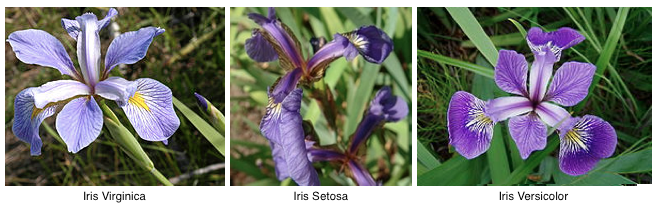
#> input picture lab_basic/1_py_and_ML_PCA_basic/irisImage.png, 658 x 209 px, found by its file name
$ jupyter execute --allow-errors 1_py_and_ML_PCA_basic.ipynb   (shell and % lines are left out)
#> lines starting #> are read from the running program, lines starting #| are printed output that depends on the picture
# HaMLeT

# Session 1: Basics

## Goals of this session

After this session, you will have an understanding of:
-  basic python programming
-  python datastructures
-  some important python packages: `NumPy`, `matplotlib.pyplot`, `scikit-learn`
-  working with images
-  some common terms used in ML
-  the Iris dataset
-  PCA

### Structure of the Notebook:
You need to perform the tasks and answer the questions in the notebook.
For most of the tasks you will find either examples or hints to help you.
For this notebook the hints are mostly in the form of commands that you will be required to use.
Feel free to search the internet and find out how to use the required command, eg. which inputs need to provided and how many outputs are to be expected, etc.

Let's start with some basic python programming.
Have fun!

Python requires you to `import` the package you want to work on. Let's `import` an important package that motivates us to learn python!

[cell 1]
# importing necessary packages
import antigravity

## 1. Basic `NumPy` operations

[cell 2]
# importing necessary packages
import numpy as np

**Task:** Create a 1D array with 10 elements
Hint: you may use any of `NumPy` built-in array generators, eg. `np.zeros`, `np.ones`, `np.arange`, `np.random`, etc.

[cell 3]
# Your code here:
arr1d = np.arange(10)
arr1d.shape

**Task:** Reshape the above array (`np.reshape`)

[cell 4]
# Your code here:
a = np.reshape(arr1d, (2,5))
a

**Task:** Create another 1D array and combine it with the previous array (a) vertically (b) horizontally
(eg. using `np.concatenate`, `np.vstack`, etc.)

[cell 5]
# Your code here:
b = np.ones((1,5), dtype = int)

# a)
#numpy.concatenate((a1, a2, ...), axis=0, out=None)
arr1d_vcom1 = np.concatenate((a, b))
print("concatenate: ",arr1d_vcom1)

#numpy.vstack(tup)
arr1d_vcom2 = np.vstack((a, b))
print("vstack: ",arr1d_vcom2)

# b)
#numpy.hstack(tup)
arr1d_hcom2 = np.hstack((b, b))
print("hstack: ",arr1d_hcom2)

**Task:** Get positions where first and second array have the same elements (eg. `np.where`)

[cell 6]
# Your code here:
w1 = np.arange(0, 10)
w2 = np.ones(10).astype(int)
w2[-1] = 9
print(" w1:",w1,'\n', "w2:",w2)
pos = np.where(w1 == w2)
pos

**Task:** Extract the following from the matrix you created by horizontal concatenation:
 (a) the first element of the matrix, (b) the first row, (c) the first column,
 (d) any subset of your choice, eg.the four center elements.

#### This is called 'Slicing'

[cell 7]
# Your code here:
print("original array:\n",arr1d_vcom2)
# a)
s_a = arr1d_vcom2[0, 0]
# b)
s_b = arr1d_vcom2[:, 0]
# c)
s_c = arr1d_vcom2[0, :]
# d)
s_d = arr1d_vcom2[1, 0:3]

print("\n[0, 0]: ", s_a)
print("[:, 0]: ", s_b)
print("[0, :]: ", s_c)
print("[1, 0:3]: ", s_d)

## 2. Python data types
- numbers (eg. int, float32)
- booleans (True, False)
- 'null' type (None)
- strings (eg. 'hello', 'world')
- lists (eg. [8, 'hello', 5>7])
- tuples (eg. (8,'hello',5>7))

Hopefully you are already familiar with the common datatypes. We are going to discuss the last two:

### List
Python lists allow you to store a sequence of different objects, as in the above example, [int, string, bool].

Note: Lists are created using sqaure brackets [ ] and comma separated values

**Tasks on List**
1. Create a list containing a string, a bool, and an int
2. Change any one object of your choice from the list
3. Add new objects to the end of the existing list using (a) `append` (b) `extend`.

[cell 8]
# Your code here:
#1
list1 = ['string1', True, 1]
#2
list1[1] = False
#3
list1.append(2)
list1.extend([3])
list1

**Question:** What is the difference between `append` and `extend`?

Answer:

append: Append object to the end of the list.

extend: Extend list by appending elements from the a list (iterable).

**Tasks on List (cont.)**
5. Try out the examples using the functions: `pop`, `remove`, and `del`

[cell 9]
myList = [0,5,3,4,3]
print("pop output: ",myList.pop(3))
print("new list after pop: ",myList)

myList = [0,5,3,4,3]
print("remove output: ",myList.remove(3))
print("new list after remove: ",myList)

myList = [0,5,3,4,3]
print("del output: ")
del myList[3]
print("new list after del: ",myList)

**Question:** What is the difference among functions from task 5?

Answer: pop and del delete with index, while remove handles directly the value of the object. The difference between del and pop is pop returns the deleted value and del returns nothing.

### Tuple
Similar to list, tuples can also store a sequence of arbitrary objects. They are constructed using parentheses.

Important: List can be changed after construction (mutable). Tuple cannot be changed (immutable).

**Tasks on Tuple**
1. Create a tuple object and replace the first object with the int object 0
2. Convert the above tuple to list, change the first object, convert back to tuple

Hint: Use functions `list()` and `tuple()` to convert datatype
Tip: You can check datatype using either `type()` or `isinstance(var,dtype)`

[cell 10]
# Your code here:
tuple1 = tuple(np.arange(1,10))
print("original tuple:", tuple1)
#can not change tuple's value directly
tu_list1 = list(tuple1)
tu_list1[0] = 0
tuple1 = tuple(tu_list1)
print("changed tuple: ", tuple1)

### Sequence types
- list
- string
- tuple
- `NumPy` array

**Task on sequence types** (handy when programming in python!)

- Checking if object is contained within sequence or not.

Understand the following example code and then perform the given tasks.

[cell 11]
# Example code:
x = (1,2,3)
y1 = 3 in x
y2 = 5 not in x
print('y1 =',y1)
print('y2 =',y2)

**Task:** Perform the tasks according to the instructions in the following three cells and answer the question at the end

[cell 12]
# Given:
task1 = 'let us learn python'
# Task: Check if 'us' is present in task1 or not
# Your code here:
'us' in task1

[cell 13]
# Given:
task2 = [10,20,30,40]
# Task: Check if [10,20] is present in task2 or not
# Your code here:
list_test1 = [10, 20]
[10, 20] in task2

[cell 14]
# Given:
task3 = [True,[2,3],'hello']
# Task: Check if [2,3] is present in task3 or not
# Your code here:
[2,3] in task3

**Question:** Explain the different outputs in task 2 and task 3 above.

Answer: The list[10, 20] is not an element in task2, as the list task2 did not contain such a list but list [2,3] is an element of task3.

## 3. Working with images
We will learn to load, display and manipulate images using the `matplotlib` package.

[cell 15]
# importing necessary packages
import matplotlib.pyplot as plt
import cv2

[cell 16]
# Load image
irisImg = cv2.imread('irisImage.png')
#> irisImg is the input picture: shape (209, 658, 3); mean B, G, R 117.4, 124.5, 121.2
irisImg = cv2.cvtColor(irisImg, cv2.COLOR_BGR2RGB) # because cv2 reads images as bgr!
# Display  image
plt.imshow(irisImg) # display in RGB
plt.show()
irisImg.shape
#> Out = (209, 658, 3)

**Task:** Find out the datatype of the image.
Hint: You've already used this command above!

[cell 17]
# Your code here:
irisImg.dtype

### Let's use the `NumPy` manipulations we learned to manipulate the image

**Task:** Extract and display only one of the species
Hint: You can do so by the array slicing method you learned above

[cell 18]
# Your code here:
# Please name the image 'iris1'
iris1 = irisImg[:,:230,:]
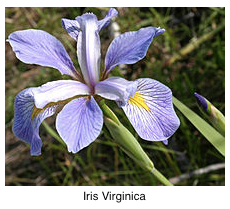
#> iris1: shape (209, 230, 3); mean R, G, B 128.8, 128.6, 123.5
plt.imshow(iris1) # display in RGB
plt.show()

**Task:** Delete the white border from all the sides of the extracted image

[cell 19]
# Your code here:
# You may use plt.axis('off') to display images without the axis

testImage = irisImg[:,:230,:]

plt.axis("off")
plt.imshow(testImage)
plt.show()

### Some useful image manipulations

**Task:** Resize the image by three times (use `cv2.resize`)

[cell 20]
# Your code here:
# Please name the image 'resizedImg'
w = testImage.shape[0]
#> w = 209
h = testImage.shape[1]
#> h = 230
resizedImg = cv2.resize(testImage, (w*3, h*3))
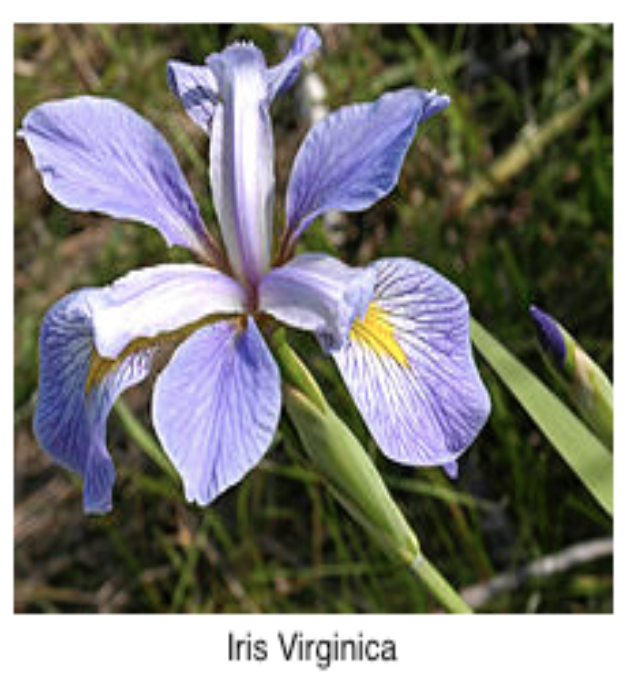
#> resizedImg: shape (690, 627, 3); mean R, G, B 128.7, 128.5, 123.4

plt.imshow(resizedImg)
plt.show()

**Task:** Convert the image to grayscale. This can be done by taking the sum of weighted RGB values as follows: 0.2989*R + 0.5870*G + 0.1140*B

Hint: Use slicing to extract individual channels

[cell 21]
# Your code here:
# Please name your image 'irisGray'
irisGray = iris1[:,:,0]*0.2989 + iris1[:,:,1]*0.5870 +iris1[:,:,2]*0.1140
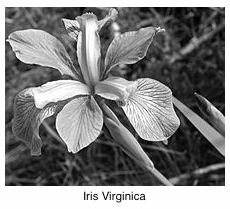
#> irisGray: shape (209, 230) float64; min 0, max 255, mean 128.1
plt.imshow(irisGray, cmap='gray')
plt.axis('off')
plt.show()

Alternatively, we could use the built-in function `cv2.COLOR_RGB2GRAY`

[cell 22]
irisGray = cv2.cvtColor(iris1, cv2.COLOR_RGB2GRAY)
plt.imshow(irisGray, cmap='gray')
plt.axis('off')
plt.show()

**Task:** Plot the histogram of the gray scale image (use `plt.hist()` with `ravel()`)

[cell 23]
# Your code here:
plt.hist(irisGray.ravel(), bins=255)
plt.show()
#> figure, not shown here; tallest bar 8665 high, from x = 254 to 255

### Normalization
In Machine Learning tasks, normalization is often the first step. It essentially means scaling and centering the data values for faster convergence and improved accuracy. Here we show one method of normalizing by subtracting the minimum value from all data points and then dividing by the range of values.

### Normalization method 1:

[cell 24]
# Normalization method 1:
irisNorm1 = (irisGray-np.min(irisGray))/(np.max(irisGray)-np.min(irisGray))
plt.imshow(irisNorm1, cmap='gray')
plt.axis('off')
plt.show()
# To see the histogram of the normalized image
plt.hist(irisNorm1.ravel(), bins=32)
plt.show()
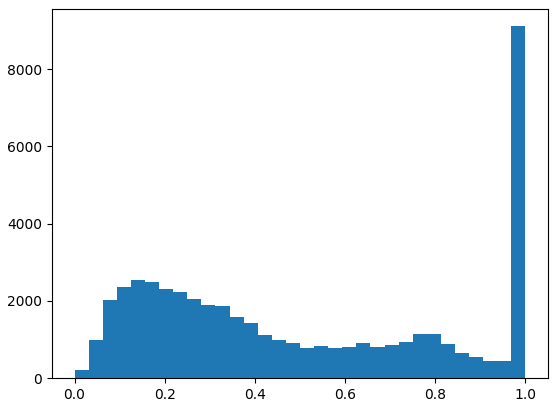
#> figure drawn by matplotlib, 1 panel; tallest bar 9109 high, from x = 0.969 to 1

Note that after normalization the image is rescaled between 0 and 1.

### Normalization method 2:

**Task:** Perform normalization on the grayscale image by subtracting the mean and scaling by the standard deviation

[cell 25]
# Normalization method 2:
# Your code here:
# Please name your image 'irisNorm2'
irisNorm2 = (irisGray-np.mean(irisGray))/np.std(irisGray)
plt.imshow(irisNorm2, cmap='gray')
plt.axis('off')
plt.show()
# To see the histogram of the normalized image
plt.hist(irisNorm2.ravel(),32)
plt.show()
#> figure, not shown here; tallest bar 9109 high, from x = 1.41 to 1.5

Now we're a little comfortable with python and handling different kinds of data. We now move on to the next step!

## 4. Machine Learning
In ML, we try to create a model based on the data we have at hand. So the first most important thing is to learn to represent that data such that the computer understands it. In our course, we will use python's Scikit-Learn package.

### The dataset
The Iris flower dataset (or Fisher's or Anderson's Iris data set) is a multivariate data set introduced by the British statistician and biologist Ronald Fisher in his 1936 paper. The aim was to quantify the morphologic variation of Iris flowers of three related species (the three flowers we saw above!).

- The data set consists of 50 samples from each of three species of Iris (Iris setosa, Iris virginica and Iris versicolor).
- Four features were measured from each sample: the length and the width of the sepals and petals, in centimetres.

Based on the combination of these four features, Fisher developed a linear discriminant model to distinguish the species from each other.

We will analyze and visualize the data using `seaborn`. It is a handy python package for visualising statistic data and it offers a plethora of nice plotting tools. It also has the aforementioned Iris dataset included. The Iris dataset in seaborn does not use `numpy` or `cv2`, as we don't work on the images directly. Instead, we work with 'features,' as mentioned above. This information is stored in a so called `pandas dataframe`, another useful tool for statistical analyses.

[cell 26]
# We will now load this dataset and display the first few elements.
# importing necessary packages
import seaborn as sns
#> (the rest of this cell did not finish here and is left out)

Note: pandas dataframe displays the data in a very intuitive tabular format.
Here we see the four features our data has as individual columns.
The species on the last column are formed by all the features from the corresponding rows.

### Data visualization

[cell 27]
sns.set()
#> (the rest of this cell did not finish here and is left out)

Note: Here we see a visual pair-wise comparison of all the features

### Working with our dataset using `sklearn`
We will now load the data using the Python ML library `sklearn`.
It includes many ML algorithms, some of which we will be learning in this course.

[cell 28]
# importing necessary packages
from sklearn import datasets
iris = datasets.load_iris()

[cell 29]
# Displaying the dataset
print(iris.data)
# Displaying the datatype
print(type(iris.data))
np.shape(iris.data)

Note:
1. The dataset was loaded as a numpy array
2. We do not see the species information here

In `sklearn`, the dataset can be separated into 'features' and 'targets' as follows (`sklearn` stores species information as targets)

[cell 30]
features = iris.data[:,[0,1,2,3]]
targets = iris.target
targets

**Task:** Extract all the features of the first flower species
Hint: You will find some more information when you inspect the shape of 'features' (and 'targets')

[cell 31]
# Your code here:
features[targets==0]

Now let's try to visualize the relationship between some of the features

[cell 32]
# Plotting the relationship between the Sepal Length and Sepal Width
feature1 = features[:, 0] # Sepal Length
feature2 = features[:, 1] # Sepal Width

species = ('Iris-setosa', 'Iris-versicolor', 'Iris-virginica')
colors = ('blue','green','red')

data = [[features[np.where(targets == target)][:, feature] for feature in [0, 1]] for target in range(3)]

for item, color, group in zip(data, colors, species):
    plt.scatter(item[0], item[1], color=color)
    plt.title('Iris dataset scatter plot')
plt.xlabel('Sepal length')
plt.ylabel('Sepal width')
plt.show()
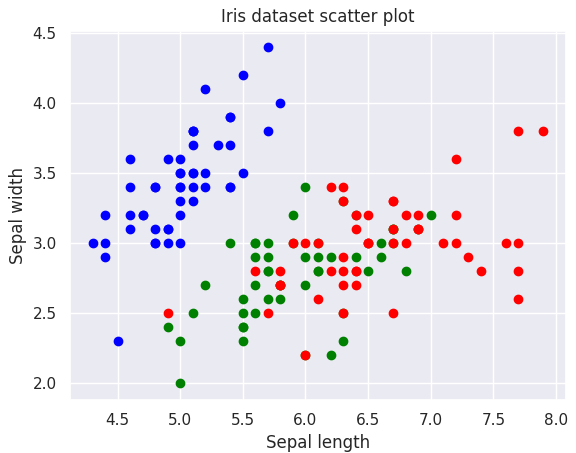
#> figure drawn by matplotlib, 1 panel

**Task:** In a similar manner, plot petal length versus petal width

[cell 33]
# Your code here:
# Plotting the relationship between the Petal Length and Petal Width
feature1 = features[:, 2] # Petal Length
feature2 = features[:, 3] # Petal Width

species = ('Iris-setosa', 'Iris-versicolor', 'Iris-virginica')
colors = ('blue','green','red')

data = [[features[np.where(targets == target)][:, feature] for feature in [2, 3]] for target in range(3)]

for item, color, group in zip(data, colors, species):
    plt.scatter(item[0], item[1], color=color)
    plt.title('Iris dataset scatter plot')
plt.xlabel('Petal length')
plt.ylabel('Petal width')
plt.show()
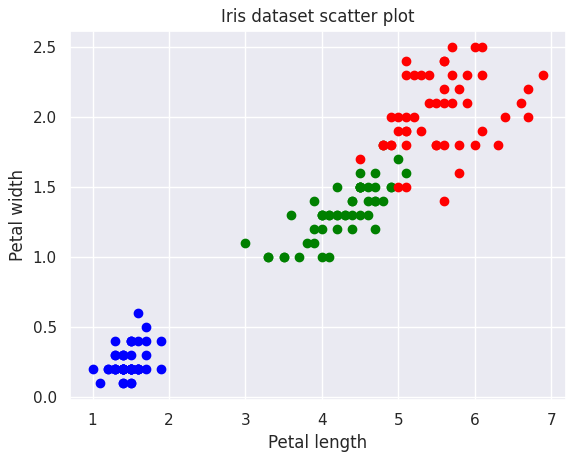
#> figure drawn by matplotlib, 1 panel

**Question:** State your findings, eg. do these two features provide a better species separation?

Answer: Yes, Sepel is a good condition to seperate Iris-setosa and other two species, while Petal is a good condition to seperate all specises.

We have been comparing only two features at time only because it is easier to visualize. In ML, however, it is quite common to have hundreds of features. In such a case, we might have some features that are redundant by, for eg., being just a linear combination of some other features! Hence, it is common to perform dimensionality reduction to retain only the most representative features from the entire set. One way of doing is by Principal Component Analysis (PCA). Here we try to understand and implement PCA:

## 5. Principal Component Analysis (PCA)

### PCA Summary:
- Standardize the data.
- Calculate Eigenvectors and Eigenvalues from the covariance matrix.
- Sort eigenvalues in descending order
- Choose the k eigenvectors that correspond to the k largest eigenvalues (k=number of dimensions of the new feature subspace (k≤d)).
- Construct the projection matrix W from the selected k eigenvectors.
- Transform the original dataset X via W to obtain a k-dimensional feature subspace Y.

[cell 34]
X = features
Y = targets
# importing necessary packages for standardizing
from sklearn.preprocessing import StandardScaler
X = StandardScaler().fit_transform(X)
X
X

**Task:** Calculate the covariance matrix of the **transposed** feature matrix (use `NumPy`'s `cov` function)

[cell 35]
# Your code here:
# Please name the matrix as 'cov_mat'
# Remember to transpose the matrix before computing the covariance
cov_mat = np.cov(X.T)
cov_mat

**Task:** Perform eigenvalue decomposition on cov_mat (use `NumPy`'s linear algebra function `eig`)

[cell 36]
# Your code here:
# Please name the matrix as 'cov_mat'
# Please call your variables eig_vecs and eig_vals
eig_vals, eig_vecs = np.linalg.eig(cov_mat)
eig_vals, eig_vecs

**Question:**  How many PC values should we retain?

**Answer:** I don't know either ;)

But we can both find it out by calulating the 'Explained Variance.'

[cell 37]
total = sum(eig_vals)
var_exp = [(i/total)*100 for i in sorted(eig_vals, reverse=True)]

for pos, data in enumerate(var_exp):
    plt.bar(pos, data, align='edge')
plt.show
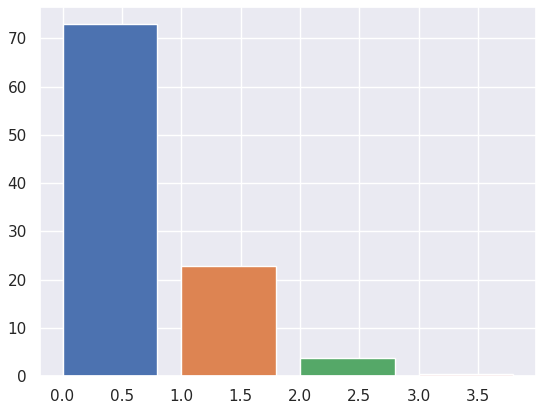
#> figure drawn by matplotlib, 1 panel

This plot shows that around 73% of the variance is captured by the first PC and almost 23% by the second. We can safely ignore the third and the fourth component without losing much information.
In principle, we are reducing the 4D feature space to a 2D feature subspace, by choosing the "top 2" eigenvectors with the highest eigenvalues to construct a d×k-dimensional eigenvector matrix W. So let's construct W.

[cell 38]
# First, make a list of (eigenvalue, eigenvector) tuples
eig_pairs = [(np.abs(eig_vals[i]), eig_vecs[:,i]) for i in range(len(eig_vals))]

# Sort the (eigenvalue, eigenvector) tuples from high to low
eig_pairs.sort()
eig_pairs.reverse()

matrix_w = np.hstack((eig_pairs[0][1].reshape(4,1),
                      eig_pairs[1][1].reshape(4,1)))

print('Matrix W:\n', matrix_w)

Lastly, we will use the 4×2-dimensional projection matrix W to transform our samples onto the new subspace via the equation
Y=X×W, where Y is a 150×2 matrix of our transformed samples.

[cell 39]
#np.cross(X,matrix_w)
Y = X.dot(matrix_w)
Y

[cell 40]
species = ('Iris-setosa', 'Iris-versicolor', 'Iris-virginica')
colors = ('blue','green','red')

# Plotting the relationship between PCA1 and PCA2
feature1 = Y[:, 0]
feature2 = Y[:, 1]

species = ('Iris-setosa', 'Iris-versicolor', 'Iris-virginica')
colors = ('blue','green','red')
data = [[Y[np.where(targets == target)][:, feature] for feature in [0, 1]] for target in range(3)]

for item, color, group in zip(data, colors, species):
    plt.scatter(item[0], item[1], color=color)
    plt.title('Projection matrix')
plt.xlabel('PCA1')
plt.ylabel('PCA2')
plt.show()
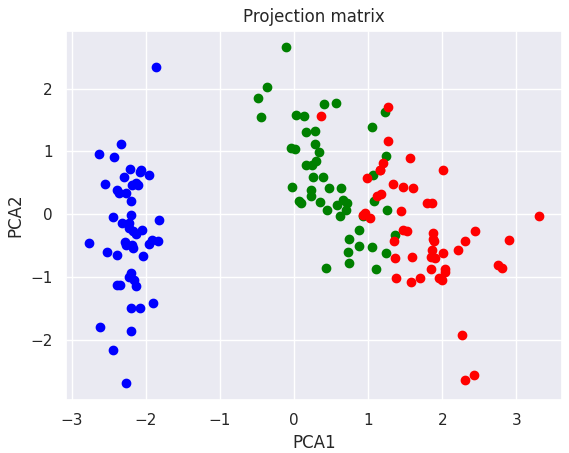
#> figure drawn by matplotlib, 1 panel

### PCA using `scikit-learn`

[cell 41]
# importing necessary packages
from sklearn.decomposition import PCA as sklearnPCA

**Task:** Perform PCA using the built-in function `sklearnPCA`

[cell 42]
# Your code here:
#n_components == min(n_samples, n_features) - 1
pca = sklearnPCA('mle')
Y = pca.fit_transform(X)
Y

**Task:** Plot the features you found using `sklearn`'s implementation of the PCA in a similar way as we showed previously using the hand-implemented method. This will also verify if our implementation is correct and gives the same result as the built-in function.

[cell 43]
# Your code here:
# Plotting the relationship between PCA1 and PCA2
feature1 = Y[:, 0]
feature2 = Y[:, 1]

species = ('Iris-setosa', 'Iris-versicolor', 'Iris-virginica')
colors = ('blue','green','red')
data = [[Y[np.where(targets == target)][:, feature] for feature in [0, 1]] for target in range(3)]
print("data shape:",np.shape(data))
for item, color, group in zip(data, colors, species):
    plt.scatter(item[0], item[1], color=color)
    plt.title('Projection matrix')
plt.xlabel('PCA1')
plt.ylabel('PCA2')
plt.show()
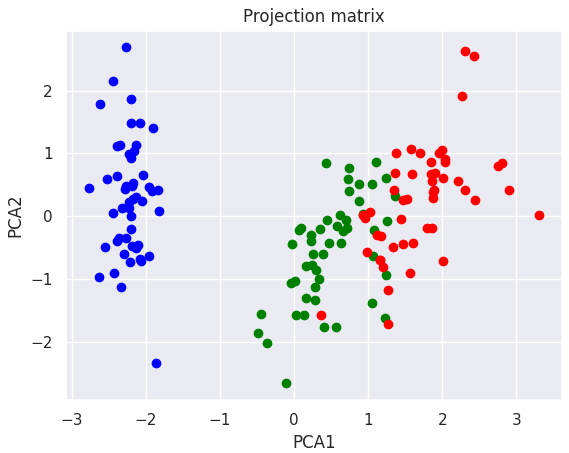
#> figure drawn by matplotlib, 1 panel

## End Remark about coding in Python ;)

[cell 44]
# Uncomment the code below
# import this

## Bonus Task: Segmentation by simple thresholding
Consider the image irisNorm1 we obtained previously. Extract a segmentation mask for the flower using a basic thresholding based on the histogram of the image that we displayed. A mask is basically a binary image with pixel values as 0 for the region of interest, and all other pixels as 1.

[cell 45]
# Your code here:
# Please name the mask segMask
plt.imshow(irisNorm1>0.75, cmap='gray')
plt.show()
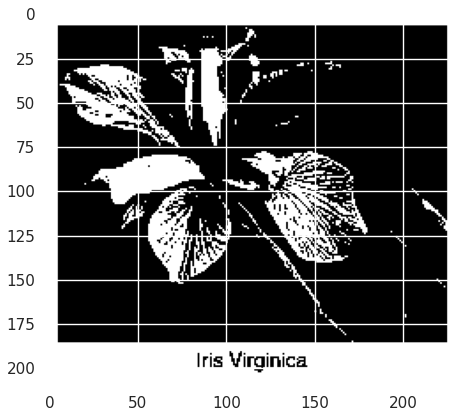
#> figure drawn by matplotlib, 1 panel
